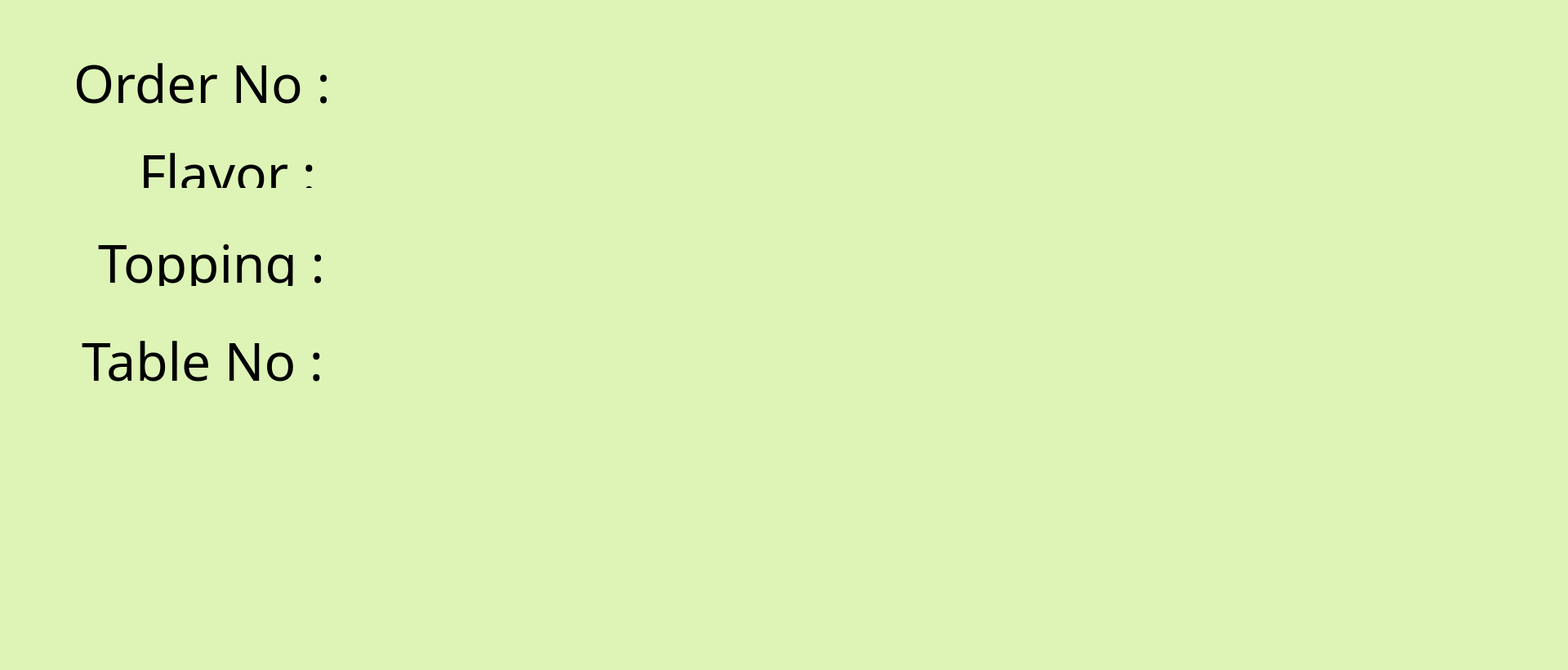
<?xml version="1.0" encoding="UTF-8"?>
<ui version="4.0">
 <class>MainWindow</class>
 <widget class="QMainWindow" name="MainWindow">
  <property name="geometry">
   <rect>
    <x>0</x>
    <y>0</y>
    <width>1920</width>
    <height>820</height>
   </rect>
  </property>
  <property name="windowTitle">
   <string>MainWindow</string>
  </property>
  <property name="styleSheet">
   <string notr="true">background-color: rgb(221, 244, 182);</string>
  </property>
  <widget class="QWidget" name="centralwidget">
   <widget class="QLabel" name="orderno">
    <property name="geometry">
     <rect>
      <x>90</x>
      <y>50</y>
      <width>861</width>
      <height>101</height>
     </rect>
    </property>
    <property name="font">
     <font>
      <family>Dyuthi</family>
      <pointsize>48</pointsize>
      <weight>50</weight>
      <italic>false</italic>
      <bold>false</bold>
      <underline>false</underline>
     </font>
    </property>
    <property name="text">
     <string>Order No :</string>
    </property>
   </widget>
   <widget class="QLabel" name="flavor">
    <property name="geometry">
     <rect>
      <x>170</x>
      <y>130</y>
      <width>811</width>
      <height>161</height>
     </rect>
    </property>
    <property name="font">
     <font>
      <family>Dyuthi</family>
      <pointsize>48</pointsize>
      <weight>50</weight>
      <italic>false</italic>
      <bold>false</bold>
      <underline>false</underline>
     </font>
    </property>
    <property name="text">
     <string>Flavor :</string>
    </property>
   </widget>
   <widget class="QLabel" name="topping">
    <property name="geometry">
     <rect>
      <x>120</x>
      <y>230</y>
      <width>891</width>
      <height>181</height>
     </rect>
    </property>
    <property name="font">
     <font>
      <family>Dyuthi</family>
      <pointsize>48</pointsize>
      <weight>50</weight>
      <italic>false</italic>
      <bold>false</bold>
      <underline>false</underline>
     </font>
    </property>
    <property name="text">
     <string>Topping :</string>
    </property>
   </widget>
   <widget class="QLabel" name="label">
    <property name="geometry">
     <rect>
      <x>0</x>
      <y>-40</y>
      <width>1920</width>
      <height>900</height>
     </rect>
    </property>
    <property name="styleSheet">
     <string notr="true">background-color: rgba(191, 64, 64, 0);
background:transparent;
image: url(:/icon/Screenshot from 2024-07-04 10-57-05.png);
background-position: bottom center; /* 바닥 중앙에서 시작 */</string>
    </property>
    <property name="text">
     <string/>
    </property>
   </widget>
   <widget class="QLabel" name="cup">
    <property name="geometry">
     <rect>
      <x>1200</x>
      <y>480</y>
      <width>421</width>
      <height>311</height>
     </rect>
    </property>
    <property name="font">
     <font>
      <family>Uroob</family>
      <pointsize>56</pointsize>
      <weight>75</weight>
      <bold>true</bold>
     </font>
    </property>
    <property name="styleSheet">
     <string notr="true">image: url(:/icon/Screenshot_from_2024-07-04_14-18-45-removebg-preview (1).png);
background-color: rgba(191, 64, 64, 0);</string>
    </property>
    <property name="text">
     <string/>
    </property>
   </widget>
   <widget class="QLabel" name="choco">
    <property name="geometry">
     <rect>
      <x>1090</x>
      <y>150</y>
      <width>631</width>
      <height>631</height>
     </rect>
    </property>
    <property name="font">
     <font>
      <family>Uroob</family>
      <pointsize>56</pointsize>
      <weight>75</weight>
      <bold>true</bold>
     </font>
    </property>
    <property name="styleSheet">
     <string notr="true">image: url(:/icon/Screenshot_from_2024-07-04_12-20-15-removebg-preview.png);
background-color: rgba(191, 64, 64, 0);</string>
    </property>
    <property name="text">
     <string/>
    </property>
   </widget>
   <widget class="QLabel" name="mint">
    <property name="geometry">
     <rect>
      <x>1090</x>
      <y>150</y>
      <width>631</width>
      <height>631</height>
     </rect>
    </property>
    <property name="font">
     <font>
      <family>Uroob</family>
      <pointsize>56</pointsize>
      <weight>75</weight>
      <bold>true</bold>
     </font>
    </property>
    <property name="styleSheet">
     <string notr="true">image: url(:/icon/Screenshot_from_2024-07-04_12-20-02-removebg-preview.png);
background-color: rgba(191, 64, 64, 0);</string>
    </property>
    <property name="text">
     <string/>
    </property>
   </widget>
   <widget class="QLabel" name="strawberry">
    <property name="geometry">
     <rect>
      <x>1170</x>
      <y>150</y>
      <width>470</width>
      <height>631</height>
     </rect>
    </property>
    <property name="font">
     <font>
      <family>Uroob</family>
      <pointsize>56</pointsize>
      <weight>75</weight>
      <bold>true</bold>
     </font>
    </property>
    <property name="styleSheet">
     <string notr="true">image: url(:/icon/Screenshot_from_2024-07-04_12-19-44-removebg-preview.png);
background-color: rgba(191, 64, 64, 0);
</string>
    </property>
    <property name="text">
     <string/>
    </property>
   </widget>
   <widget class="QLabel" name="oreotopping">
    <property name="geometry">
     <rect>
      <x>1180</x>
      <y>170</y>
      <width>461</width>
      <height>621</height>
     </rect>
    </property>
    <property name="font">
     <font>
      <family>Uroob</family>
      <pointsize>56</pointsize>
      <weight>75</weight>
      <bold>true</bold>
     </font>
    </property>
    <property name="styleSheet">
     <string notr="true">image: url(:/icon/Screenshot_from_2024-07-04_13-21-06-removebg-preview.png);
background-color: rgba(191, 64, 64, 0);</string>
    </property>
    <property name="text">
     <string/>
    </property>
   </widget>
   <widget class="QLabel" name="chocotopping">
    <property name="geometry">
     <rect>
      <x>1200</x>
      <y>120</y>
      <width>371</width>
      <height>651</height>
     </rect>
    </property>
    <property name="font">
     <font>
      <family>Uroob</family>
      <pointsize>56</pointsize>
      <weight>75</weight>
      <bold>true</bold>
     </font>
    </property>
    <property name="styleSheet">
     <string notr="true">background-color: rgba(191, 64, 64, 0);
image: url(:/icon/Screenshot_from_2024-07-04_13-20-28-removebg-preview.png);</string>
    </property>
    <property name="text">
     <string/>
    </property>
   </widget>
   <widget class="QLabel" name="cerialtopping">
    <property name="geometry">
     <rect>
      <x>1170</x>
      <y>210</y>
      <width>491</width>
      <height>521</height>
     </rect>
    </property>
    <property name="font">
     <font>
      <family>Uroob</family>
      <pointsize>56</pointsize>
      <weight>75</weight>
      <bold>true</bold>
     </font>
    </property>
    <property name="styleSheet">
     <string notr="true">image: url(:/icon/Screenshot_from_2024-07-04_13-20-51-removebg-preview.png);
background-color: rgba(191, 64, 64, 0);</string>
    </property>
    <property name="text">
     <string/>
    </property>
   </widget>
   <widget class="QLabel" name="turkey">
    <property name="geometry">
     <rect>
      <x>1270</x>
      <y>80</y>
      <width>271</width>
      <height>181</height>
     </rect>
    </property>
    <property name="font">
     <font>
      <family>Uroob</family>
      <pointsize>56</pointsize>
      <weight>75</weight>
      <bold>true</bold>
     </font>
    </property>
    <property name="styleSheet">
     <string notr="true">image: url(:/icon/free-icon-turkey-12694430.png);
background-color: rgba(191, 64, 64, 0);</string>
    </property>
    <property name="text">
     <string/>
    </property>
   </widget>
   <widget class="QLabel" name="ordercheck">
    <property name="geometry">
     <rect>
      <x>650</x>
      <y>460</y>
      <width>411</width>
      <height>331</height>
     </rect>
    </property>
    <property name="font">
     <font>
      <family>Dyuthi</family>
      <pointsize>50</pointsize>
      <weight>50</weight>
      <italic>false</italic>
      <bold>false</bold>
      <underline>false</underline>
     </font>
    </property>
    <property name="styleSheet">
     <string notr="true">background-color: rgba(191, 64, 64, 0);</string>
    </property>
    <property name="text">
     <string/>
    </property>
   </widget>
   <widget class="QLabel" name="tableno">
    <property name="geometry">
     <rect>
      <x>100</x>
      <y>350</y>
      <width>891</width>
      <height>181</height>
     </rect>
    </property>
    <property name="font">
     <font>
      <family>Dyuthi</family>
      <pointsize>48</pointsize>
      <weight>50</weight>
      <italic>false</italic>
      <bold>false</bold>
      <underline>false</underline>
     </font>
    </property>
    <property name="text">
     <string>Table No :</string>
    </property>
   </widget>
   <zorder>label</zorder>
   <zorder>choco</zorder>
   <zorder>mint</zorder>
   <zorder>strawberry</zorder>
   <zorder>orderno</zorder>
   <zorder>flavor</zorder>
   <zorder>topping</zorder>
   <zorder>cup</zorder>
   <zorder>oreotopping</zorder>
   <zorder>chocotopping</zorder>
   <zorder>cerialtopping</zorder>
   <zorder>turkey</zorder>
   <zorder>ordercheck</zorder>
   <zorder>tableno</zorder>
  </widget>
  <widget class="QMenuBar" name="menubar">
   <property name="geometry">
    <rect>
     <x>0</x>
     <y>0</y>
     <width>1920</width>
     <height>22</height>
    </rect>
   </property>
  </widget>
  <widget class="QStatusBar" name="statusbar"/>
 </widget>
 <resources>
  <include location="resource_pay.qrc"/>
 </resources>
 <connections/>
</ui>
